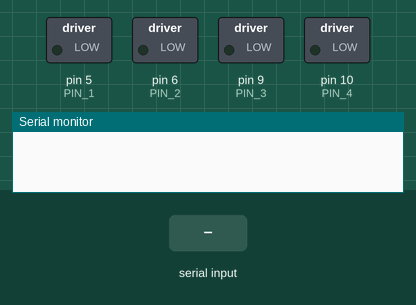
Simulated run of this sketch. Board: Arduino Uno, built with avr-gcc and run on an emulated ATmega328P. Parts: switched loads named in the sketch (green lamp = pin HIGH), the last lines printed to the serial monitor. Inputs (shaded band) come from the test bench.

Above: at 1.2 s.
1.3 s: "1\n" received over Serial
At 1.42 s:
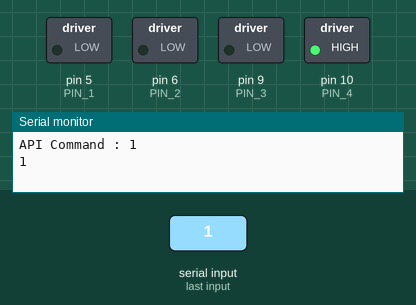
At 1.79 s:
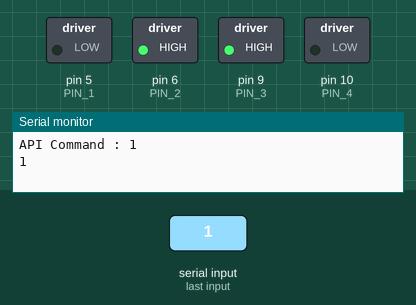
4.3 s: "0\n" received over Serial
At 5.16 s:
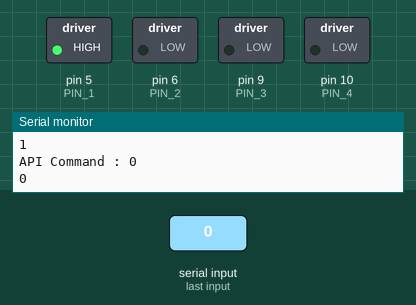
Timing chart, 0 to 7.3 s (numbered marks = the images above; inputs shaded):
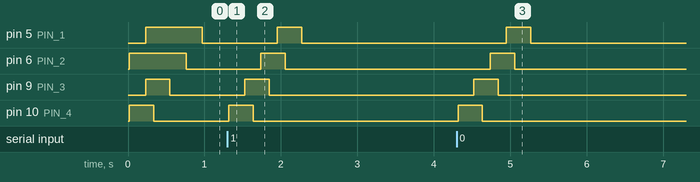

The sketch:

experimental_api.ino
```cpp
// Declare Motor as Class
class Motor {
private:
  byte pin;
  unsigned long SOA; // Stimuli Onset Asynchrony in milliseconds
  unsigned long DOS; // Duration of Signals in milliseconds
  double activeTime; // Time taken for motor to go from minimum to maximum
  // voltage in milliseconds
  unsigned long
      totalTime; // Total Time when the motor is active in milliseconds
  unsigned long PA, PS, PD,
      PE = 0; //   These are points for the vibration cycle
  unsigned long P0 = -1;
  double amplitudeStep = 1; // How much should the amplitude change in 1ms
  double currentIntensity = 0;

public:
  static unsigned long currentTime;
  Motor(byte pin, unsigned long SOA, unsigned long DOS, double activeTime) {
    // Use 'this->' to make the difference between the
    // 'pin' attribute of the class and the
    // local variable 'pin' created from the parameter.
    this->pin = pin;
    this->SOA = SOA;
    this->DOS = DOS;
    this->activeTime = activeTime;
    this->totalTime = DOS + activeTime + activeTime;
    this->amplitudeStep = 255.0 / activeTime;
    init();
  }

  void init() {
    //   init() is equivalent to setup() for the objects
    pinMode(pin, OUTPUT);
    off();
  }
  // Getters and Setters
  unsigned long getPS() { return PS; }
  unsigned long getDOS() { return DOS; }
  unsigned long gettotalTime() { return totalTime; }
  unsigned long getCurrentIntensity() {
    unsigned long intIntensity = currentIntensity;
    return intIntensity;
  }

  // This function sets the motor at a particular intensity between 0 and 255
  void set(double intensity) {
    unsigned long intIntensity = intensity;
    analogWrite(pin, intIntensity);
  }
  void off() {
    set(0);
    currentIntensity = 0;
  }
  void vibrate(unsigned long startTime) {
    if (millis() >= startTime) {
      // Set Up
      P0 = startTime;
      PA = P0 + activeTime;
      PS = PA + SOA;
      PD = PA + DOS;
      PE = P0 + totalTime;
      // Prunsigned long Initial Info
      currentTime = millis();
      if (currentTime == startTime) {
        // Uncomment this to debug
        // printInfo();
      }

      if (currentIntensity != 0) {
        // Uncomment this for debugging individual motors in Serial Plotter
        //   Serial.print(currentIntensity);
        //   Serial.print('\n');
      }
      //   Main Vibration Function
      // Increase
      if (currentTime >= P0 && currentTime < PA) {
        currentIntensity += amplitudeStep;
        if (currentIntensity >= 255) {
          currentIntensity = 255;
        }
        set(currentIntensity);
      }

      // Hold Constant

      else if (currentTime >= PA && currentTime < PD) {
        currentIntensity = 255;
        set(currentIntensity);
      }

      // Decrease
      else if (currentTime >= PD && currentTime < PE) {
        currentIntensity -= amplitudeStep;
        if (currentIntensity <= 0) {
          currentIntensity = 0;
        }
        set(currentIntensity);
      }

      else {
        off();
      }
    }
  }
  // Following is for debugging
  void printInfo() {
    Serial.print("-----------------");
    Serial.print('\n');
    Serial.print("PIN : ");
    Serial.print(pin);
    Serial.print('\n');
    Serial.print("SOA : ");
    Serial.print(SOA);
    Serial.print('\n');
    Serial.print("DOS : ");
    Serial.print(DOS);
    Serial.print('\n');
    Serial.print("Active Time : ");
    Serial.print(activeTime);
    Serial.print('\n');
    Serial.print("Total Time : ");
    Serial.print(totalTime);
    Serial.print('\n');
    Serial.print("PA : ");
    Serial.print(PA);
    Serial.print('\n');
    Serial.print("PS : ");
    Serial.print(PS);
    Serial.print('\n');
    Serial.print("PD : ");
    Serial.print(PD);
    Serial.print('\n');
    Serial.print("PE : ");
    Serial.print(PE);
    Serial.print('\n');
    Serial.print("P0 : ");
    Serial.print(P0);
    Serial.print('\n');
    Serial.print("Step : ");
    Serial.print(amplitudeStep);
    Serial.print('\n');
  }
};

/**************************************************
   Main Program Begins Here
 **************************************************/

// This is for splitting the API String
#define SPTR_SIZE 20
char *sPtr[SPTR_SIZE];

// This function splits the string at spaces and stores them in array
int separate(String str, char **p, int size) {
  int n;
  char s[100];

  strcpy(s, str.c_str());

  *p++ = strtok(s, " ");
  for (n = 1; NULL != (*p++ = strtok(NULL, " ")); n++)
    if (size == n)
      break;

  return n;
}

// Initialize static global time tracker
unsigned long Motor::currentTime = 0;

// Pin Variables for vibration motors.
// This program is fixed for 4 motors
const unsigned long PIN_1 = 5;
const unsigned long PIN_2 = 6;
const unsigned long PIN_3 = 9;
const unsigned long PIN_4 = 10;

unsigned long motor_pin[] = {PIN_1, PIN_2, PIN_3, PIN_4};
const unsigned long number_of_modules = sizeof(motor_pin) / sizeof(int);

// Parameters are Motor(byte pin, unsigned long SOA, unsigned long DOS, unsigned
// long activeTime)
Motor Motor1(motor_pin[0], 110, 220, 100);
Motor Motor2(motor_pin[1], 110, 220, 100);
Motor Motor3(motor_pin[2], 110, 220, 100);
Motor Motor4(motor_pin[3], 110, 220, 100);
// Following is the array of motors for easier access
Motor Motors[] = {Motor1, Motor2, Motor3, Motor4};

// Initialize Serial Communication
void setup() { Serial.begin(115200); }

// For starting, stopping vibration in loop
unsigned long activtime = 0;
unsigned long endtime = 0;
String apiCommand;
bool running = false;

// Main Arduino Loop
void loop() {

  // Interpret API Command
  if (Serial.available()) {
    apiCommand = Serial.readStringUntil('\n');
    Serial.println("API Command : " + apiCommand);
    running = true;
    // Split String
    int N = separate(apiCommand, sPtr, SPTR_SIZE);
    for (int n = 0; n < N; n++) {
      Serial.println(sPtr[n]);
    }
    if (sPtr[0] == 'act') {
      running = true;
      Serial.println("ACTTT");
    }
  }

  //  Loop every 2 seconds
  if (running) {
    activtime = millis();
    running = false;
  }
  Motors[3].vibrate(activtime);
  Motors[2].vibrate(Motors[3].getPS());
  Motors[1].vibrate(Motors[2].getPS());
  Motors[0].vibrate(Motors[1].getPS());

  endtime = Motors[1].getPS() + Motors[0].gettotalTime();

  //   Serial.println(endtime);

  // Plot the intensity when the all the motors not resting
  //   unsigned long sum =
  //       Motors[3].getCurrentIntensity() + Motors[2].getCurrentIntensity() +
  //       Motors[1].getCurrentIntensity() + Motors[0].getCurrentIntensity();
  //   if (sum != 0) {
  //     Serial.print(Motors[3].getCurrentIntensity());
  //     Serial.print(",");
  //     Serial.print(Motors[2].getCurrentIntensity());
  //     Serial.print(",");
  //     Serial.print(Motors[1].getCurrentIntensity());
  //     Serial.print(",");
  //     Serial.print(Motors[0].getCurrentIntensity());
  //     Serial.print('\n');
  //   }
}
```

Untitled-1.cpp
```cpp
// Global Time Tracker
unsigned long currentTime = 0;
// Declare Motor as Class
class Motor {
private:
  byte pin;
  unsigned long SOA; // Stimuli Onset Asynchrony in milliseconds
  unsigned long DOS; // Duration of Signals in milliseconds
  double activeTime; // Time taken for motor to go from minimum to maximum
  // voltage in milliseconds
  unsigned long
      totalTime; // Total Time when the motor is active in milliseconds
  unsigned long PA, PS, PD,
      PE = 0; //   These are points for the vibration cycle
  unsigned long P0 = -1;
  double amplitudeStep = 1; // How much should the amplitude change in 1ms
  double currentIntensity = 0;

public:
  Motor(byte pin, unsigned long SOA, unsigned long DOS, double activeTime) {
    // Use 'this->' to make the difference between the
    // 'pin' attribute of the class and the
    // local variable 'pin' created from the parameter.
    this->pin = pin;
    this->SOA = SOA;
    this->DOS = DOS;
    this->activeTime = activeTime;
    this->totalTime = DOS + activeTime + activeTime;
    this->amplitudeStep = 255.0 / activeTime;
    init();
  }

  void init() {
    //   init() is equivalent to setup() for the objects
    pinMode(pin, OUTPUT);
    off();
  }
  // Getters and Setters
  unsigned long getPS() { return PS; }
  unsigned long getCurrentIntensity() {
    unsigned long intIntensity = currentIntensity;
    return intIntensity;
  }

  // This function sets the motor at a particular intensity between 0 and 255
  void set(double intensity) {
    unsigned long intIntensity = intensity;
    analogWrite(pin, intIntensity);
  }
  void off() {
    set(0);
    currentIntensity = 0;
  }
  void vibrate(unsigned long startTime) {
    if (millis() >= startTime) {
      // Set Up
      P0 = startTime;
      PA = P0 + activeTime;
      PS = PA + SOA;
      PD = PA + DOS;
      PE = P0 + totalTime;
      // Prunsigned long Initial Info
      currentTime = millis();
      if (currentTime == startTime) {
        // Uncomment this to debug
        // printInfo();
      }

      if (currentIntensity != 0) {
        // Uncomment this for debugging individual motors in Serial Plotter
        //   Serial.print(currentIntensity);
        //   Serial.print('\n');
      }
      //   Main Vibration Function
      // Increase
      if (currentTime >= P0 && currentTime < PA) {
        currentIntensity += amplitudeStep;
        if (currentIntensity >= 255) {
          currentIntensity = 255;
        }
        set(currentIntensity);
      }

      // Hold Constant

      else if (currentTime >= PA && currentTime < PD) {
        currentIntensity = 255;
        set(currentIntensity);
      }

      // Decrease
      else if (currentTime >= PD && currentTime < PE) {
        currentIntensity -= amplitudeStep;
        if (currentIntensity <= 0) {
          currentIntensity = 0;
        }
        set(currentIntensity);
      }

      else {
        off();
      }
    }
  }
  // Following is for debugging
  void printInfo() {
    Serial.print("-----------------");
    Serial.print('\n');
    Serial.print("PIN : ");
    Serial.print(pin);
    Serial.print('\n');
    Serial.print("SOA : ");
    Serial.print(SOA);
    Serial.print('\n');
    Serial.print("DOS : ");
    Serial.print(DOS);
    Serial.print('\n');
    Serial.print("Active Time : ");
    Serial.print(activeTime);
    Serial.print('\n');
    Serial.print("Total Time : ");
    Serial.print(totalTime);
    Serial.print('\n');
    Serial.print("PA : ");
    Serial.print(PA);
    Serial.print('\n');
    Serial.print("PS : ");
    Serial.print(PS);
    Serial.print('\n');
    Serial.print("PD : ");
    Serial.print(PD);
    Serial.print('\n');
    Serial.print("PE : ");
    Serial.print(PE);
    Serial.print('\n');
    Serial.print("P0 : ");
    Serial.print(P0);
    Serial.print('\n');
    Serial.print("Step : ");
    Serial.print(amplitudeStep);
    Serial.print('\n');
  }
};

/**************************************************
   Main Program Begins Here
 **************************************************/

// Pin Variables for vibration motors.
// This program is fixed for 4 motors
const unsigned long PIN_1 = 5;
const unsigned long PIN_2 = 6;
const unsigned long PIN_3 = 9;
const unsigned long PIN_4 = 10;

unsigned long motor_pin[] = {PIN_1, PIN_2, PIN_3, PIN_4};
const unsigned long number_of_modules = sizeof(motor_pin) / sizeof(int);

// Parameters are Motor(byte pin, unsigned long SOA, unsigned long DOS, unsigned
// long activeTime)
Motor Motor1(motor_pin[0], 110, 220, 100);
Motor Motor2(motor_pin[1], 110, 220, 100);
Motor Motor3(motor_pin[2], 110, 220, 100);
Motor Motor4(motor_pin[3], 110, 220, 100);
// Following is the array of motors for easier access
Motor Motors[] = {Motor1, Motor2, Motor3, Motor4};

// Initialize Serial Communication
void setup() { Serial.begin(115200); }

unsigned long activtime = 0;
// Main Arduino Loop
void loop() {
  //  Loop every 2 seconds
  if (millis() % 2000 == 0) {
    activtime = millis();
  }
  Motors[3].vibrate(activtime);
  Motors[2].vibrate(Motors[3].getPS());
  Motors[1].vibrate(Motors[2].getPS());
  Motors[0].vibrate(Motors[1].getPS());

  // Plot
  unsigned long sum =
      Motors[3].getCurrentIntensity() + Motors[2].getCurrentIntensity() +
      Motors[1].getCurrentIntensity() + Motors[0].getCurrentIntensity();
  if (sum != 0) {
    Serial.print(Motors[3].getCurrentIntensity());
    Serial.print(",");
    Serial.print(Motors[2].getCurrentIntensity());
    Serial.print(",");
    Serial.print(Motors[1].getCurrentIntensity());
    Serial.print(",");
    Serial.print(Motors[0].getCurrentIntensity());
    Serial.print('\n');
  }
}
```

Measured:
- after the input at 1.3 s, pin 5 (PIN_1): LOW → HIGH after 0.65 s, → LOW 0.32 s later; pin 6 (PIN_2): LOW → HIGH after 0.44 s, → LOW 0.32 s later; pin 9 (PIN_3): LOW → HIGH after 0.23 s, → LOW 0.32 s later; pin 10 (PIN_4): LOW → HIGH at once, → LOW 0.32 s later
- after the input at 4.3 s, pin 5 (PIN_1): LOW → HIGH after 0.65 s, → LOW 0.32 s later; pin 6 (PIN_2): LOW → HIGH after 0.44 s, → LOW 0.32 s later; pin 9 (PIN_3): LOW → HIGH after 0.23 s, → LOW 0.32 s later; pin 10 (PIN_4): LOW → HIGH at once, → LOW 0.32 s later
